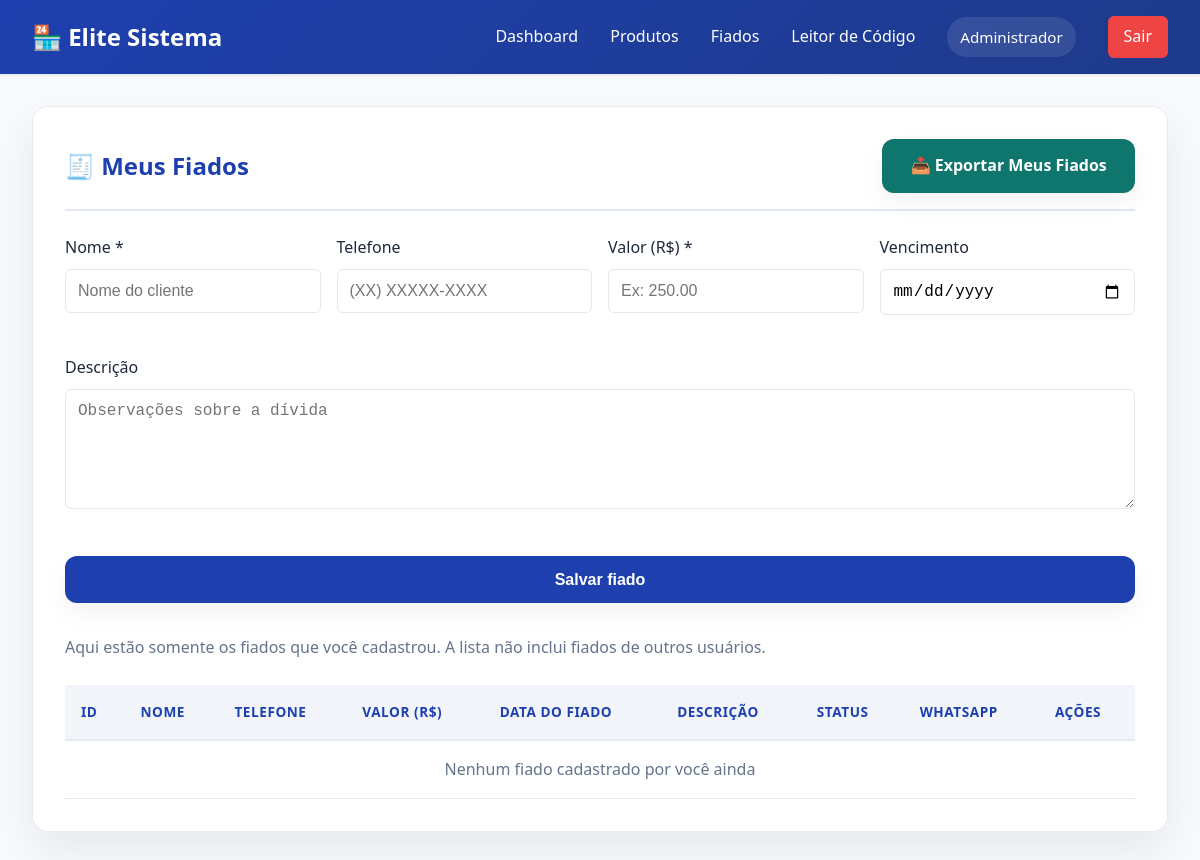
Page /devedores.php (signed in) on the earlier database version.
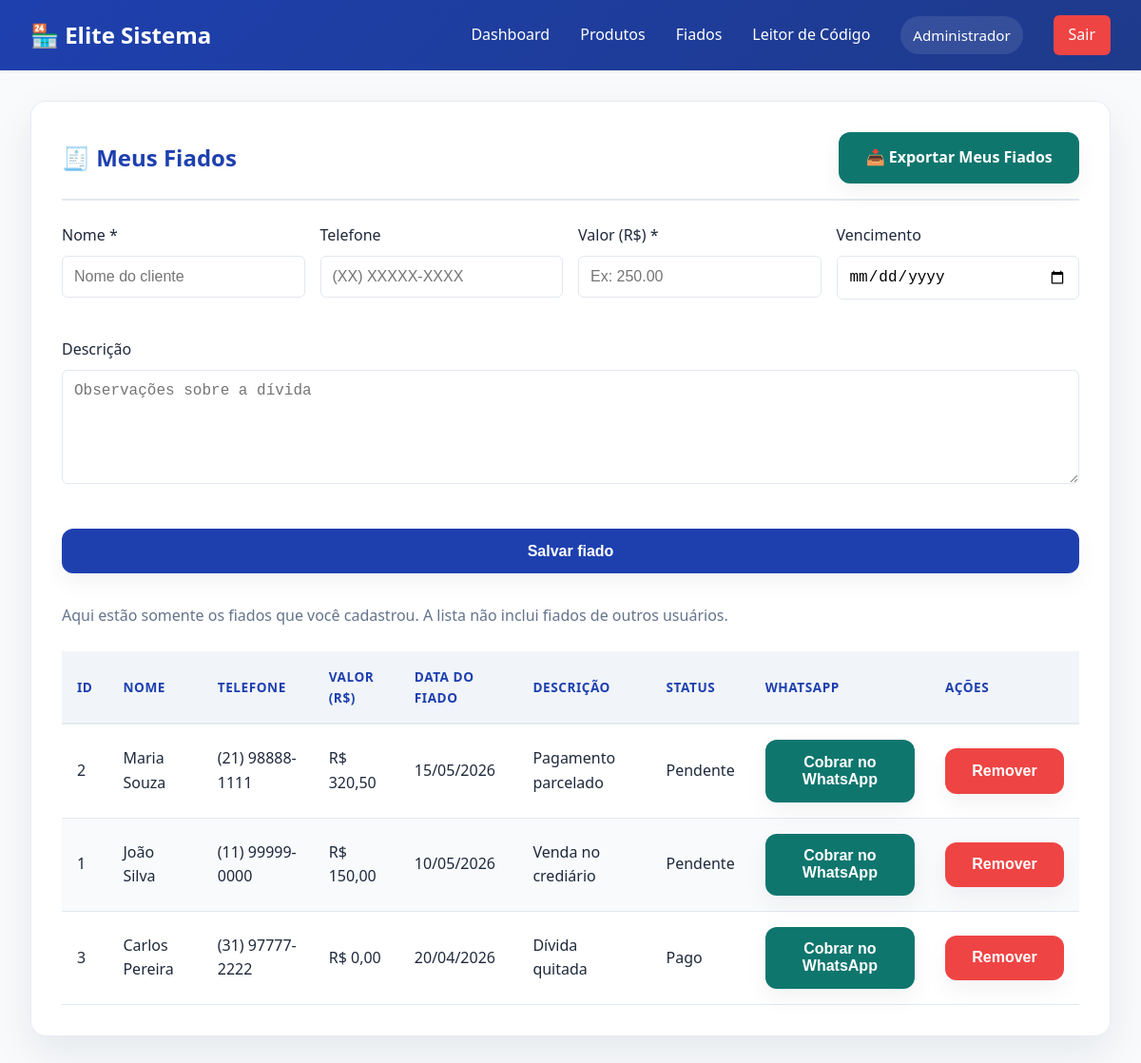
Same page on the later database version.
### tables this page shows
CREATE TABLE fiados (
    id INT AUTO_INCREMENT PRIMARY KEY,
    nome VARCHAR(150) NOT NULL,
    telefone VARCHAR(30),
    valor DECIMAL(12,2) NOT NULL,
    data_vencimento DATE DEFAULT NULL,
    descricao TEXT,
    usuario_id INT DEFAULT NULL,
    interagiu_whatsapp BOOLEAN DEFAULT FALSE,
    status ENUM('pendente','pago') DEFAULT 'pendente',
    data_criacao TIMESTAMP DEFAULT CURRENT_TIMESTAMP
);

### devedores.php (the view, shortened to what this page needs)
<?php
require_once 'banco/config.php';
$usuario_nome = $_SESSION['usuario_nome'];
$usuario_id = $_SESSION['usuario_id'];
$query = "SELECT * FROM fiados WHERE usuario_id = $usuario_id ORDER BY status = 'pendente' DESC, valor DESC, nome ASC";
$resultado = $conexao->query($query);
?>
<!DOCTYPE html>
<html lang="pt-BR">
<head>
    <link rel="stylesheet" href="css/style.css">
</head>
<body>
    <nav class="navbar">
        <div class="navbar-brand">🏪 Elite Sistema</div>
        <div class="navbar-menu">
            <a href="dashboard.php">Dashboard</a>
            <a href="produtos.php">Produtos</a>
            <a href="devedores.php">Fiados</a>
            <a href="painel-leitor.php">Leitor de Código</a>
            <span><?php echo $usuario_nome; ?></span>
            <a href="banco/config.php?logout=1" class="btn-sair">Sair</a>
        </div>
    </nav>
    <div class="container">
        <div class="card">
            <div class="card-header">
                <h1 class="card-title">🧾 Meus Fiados</h1>
                <div style="display: flex; gap: 1rem; flex-wrap: wrap;">
                    <a href="api/exportar.php?tipo=fiados" class="btn btn-secondary">📥 Exportar Meus Fiados</a>
                </div>
            </div>
            <form onsubmit="salvarDevedor(event)" class="card-body" style="margin-bottom: 2rem; display: grid; gap: 1rem;">
                <div style="display: grid; grid-template-columns: repeat(auto-fit, minmax(220px, 1fr)); gap: 1rem;">
                    <div class="form-group">
                        <label for="nome_devedor">Nome *</label>
                        <input type="text" id="nome_devedor" placeholder="Nome do cliente" required>
                    </div>
                    <div class="form-group">
                        <label for="telefone_devedor">Telefone</label>
                        <input type="text" id="telefone_devedor" placeholder="(XX) XXXXX-XXXX">
                    </div>
                    <div class="form-group">
                        <label for="valor_devedor">Valor (R$) *</label>
                        <input type="number" id="valor_devedor" placeholder="Ex: 250.00" step="0.01" min="0">
                    </div>
                    <div class="form-group">
                        <label for="vencimento_devedor">Vencimento</label>
                        <input type="date" id="vencimento_devedor">
                    </div>
                </div>
                <div class="form-group">
                    <label for="descricao_devedor">Descrição</label>
                    <textarea id="descricao_devedor" placeholder="Observações sobre a dívida"></textarea>
                </div>
                <button type="submit" class="btn btn-primary">Salvar fiado</button>
            </form>
            <p style="color: #64748b; margin-bottom: 1.5rem;">
                Aqui estão somente os fiados que você cadastrou. A lista não inclui fiados de outros usuários.
            </p>
            <table class="table">
                <thead>
                    <tr>
                        <th>ID</th>
                        <th>Nome</th>
                        <th>Telefone</th>
                        <th>Valor (R$)</th>
                        <th>Data do Fiado</th>
                        <th>Descrição</th>
                        <th>Status</th>
                        <th>WhatsApp</th>
                        <th>Ações</th>
                    </tr>
                </thead>
                <tbody>
                    <?php
                    if ($resultado->num_rows > 0) {
                        while ($devedor = $resultado->fetch_assoc()) {
                            $valor = number_format($devedor['valor'], 2, ',', '.');
                            $vencimento = $devedor['data_vencimento'] ? date('d/m/Y', strtotime($devedor['data_vencimento'])) : 'N/A';
                            $status = ucfirst($devedor['status']);
                            $tel_js = addslashes($devedor['telefone']);
                            $nome_js = addslashes($devedor['nome']);
                            $valor_raw = $devedor['valor'];
                            $data_fiado = addslashes($vencimento);
                            echo "<tr>
                                        <td>{$devedor['id']}</td>
                                        <td>{$devedor['nome']}</td>
                                        <td>" . ($devedor['telefone'] ?: 'N/A') . "</td>
                                        <td>R$ {$valor}</td>
                                        <td>{$vencimento}</td>
                                        <td>" . (!empty($devedor['descricao']) ? htmlspecialchars($devedor['descricao']) : 'N/A') . "</td>
                                        <td>{$status}</td>
                                        <td><button class=\"btn btn-secondary\" onclick=\"cobrarNoWhatsApp('{$tel_js}', '{$nome_js}', '{$valor_raw}', '{$data_fiado}')\">Cobrar no WhatsApp</button></td>
                                        <td><button class=\"btn btn-erro\" onclick=\"deletarDevedor({$devedor['id']})\">Remover</button></td>
                                    </tr>";
                        }
                    } else {
                        echo "<tr><td colspan='9' style='text-align: center; color: #64748b;'>Nenhum fiado cadastrado por você ainda</td></tr>";
                    }
                    ?>
                </tbody>
            </table>
</body>
</html>

### css/style.css (style rules this page uses)
:root { --cor-primaria: #1e40af; --cor-secundaria: #0f766e; --cor-sucesso: #22c55e; --cor-aviso: #f59e0b; --cor-erro: #ef4444; --cor-fundo: #f8fafc; --cor-texto: #1e293b; --cor-bordas: #e2e8f0; --sombra: 0 1px 3px rgba(0, 0, 0, 0.1); }
* { margin: 0; padding: 0; box-sizing: border-box; }
body { font-family: 'Segoe UI', Tahoma, Geneva, Verdana, sans-serif; background-color: var(--cor-fundo); color: var(--cor-texto); line-height: 1.6; }
.navbar { background: linear-gradient(135deg, var(--cor-primaria) 0%, #1e3a8a 100%); color: white; padding: 1rem 2rem; box-shadow: var(--sombra); display: flex; justify-content: space-between; align-items: center; position: sticky; top: 0; z-index: 100; }
.navbar-brand { font-size: 1.5rem; font-weight: bold; text-decoration: none; color: white; }
.navbar-menu { display: flex; gap: 2rem; align-items: center; }
.navbar-menu a { color: white; text-decoration: none; transition: opacity 0.3s, transform 0.3s; }
.navbar-menu span { display: inline-flex; align-items: center; gap: 0.5rem; color: white; background: rgba(255, 255, 255, 0.1); padding: 0.5rem 0.8rem; border-radius: 999px; font-size: 0.95rem; }
.btn-sair { background-color: var(--cor-erro); color: white; border: none; padding: 0.5rem 1rem; border-radius: 0.375rem; cursor: pointer; transition: background-color 0.3s; }
.container { max-width: 1200px; margin: 0 auto; padding: 2rem; }
.card { background: rgba(255, 255, 255, 0.95); border-radius: 1rem; box-shadow: 0 18px 45px rgba(15, 23, 42, 0.08); padding: 2rem; margin-bottom: 1.75rem; border: 1px solid rgba(226, 232, 240, 0.8); }
.card-header { display: flex; justify-content: space-between; align-items: center; margin-bottom: 1.5rem; border-bottom: 2px solid var(--cor-bordas); padding-bottom: 1rem; }
.card-title { font-size: 1.5rem; font-weight: bold; color: var(--cor-primaria); }
.form-group { margin-bottom: 1.5rem; }
.form-group label { display: block; margin-bottom: 0.5rem; font-weight: 500; color: var(--cor-texto); }
.form-group input, .form-group select, .form-group textarea { width: 100%; padding: 0.75rem; border: 1px solid var(--cor-bordas); border-radius: 0.375rem; font-size: 1rem; transition: border-color 0.3s; }
.form-group textarea { resize: vertical; min-height: 120px; }
.btn { padding: 0.85rem 1.7rem; border: 1px solid transparent; border-radius: 0.75rem; font-size: 1rem; cursor: pointer; transition: all 0.25s ease; font-weight: 600; display: inline-flex; align-items: center; justify-content: center; text-decoration: none; box-shadow: 0 10px 25px rgba(15, 23, 42, 0.05); }
.btn-primary { background-color: var(--cor-primaria); color: white; }
.btn-secondary { background-color: var(--cor-secundaria); color: white; }
.btn-erro { background-color: var(--cor-erro); color: white; }
.table { width: 100%; border-collapse: collapse; margin-top: 1rem; }
.table thead { background-color: #f1f5f9; border-bottom: 2px solid rgba(226, 232, 240, 0.9); }
.table th { padding: 1rem; text-align: left; font-weight: 700; color: var(--cor-primaria); letter-spacing: 0.04em; text-transform: uppercase; font-size: 0.85rem; }
.table td { padding: 1rem; border-bottom: 1px solid var(--cor-bordas); }
.table tbody tr:nth-child(even) { background-color: #f8fafc; }

Differences in the rows shown:
now on this page (row edited): fiados: id "2", nome "Maria Souza", telefone "(21) 98888-1111", valor "320,50", data_vencimento "15/05/2026", descricao "Pagamento parcelado", status "Pendente"
now on this page (row edited): fiados: id "1", nome "João Silva", telefone "(11) 99999-0000", valor "150,00", data_vencimento "10/05/2026", descricao "Venda no crediário", status "Pendente"
now on this page (row edited): fiados: id "3", nome "Carlos Pereira", telefone "(31) 97777-2222", valor "0,00", data_vencimento "20/04/2026", descricao "Dívida quitada", status "Pago"
Other differences:
text no longer shown: "Nenhum fiado cadastrado por você ainda"
